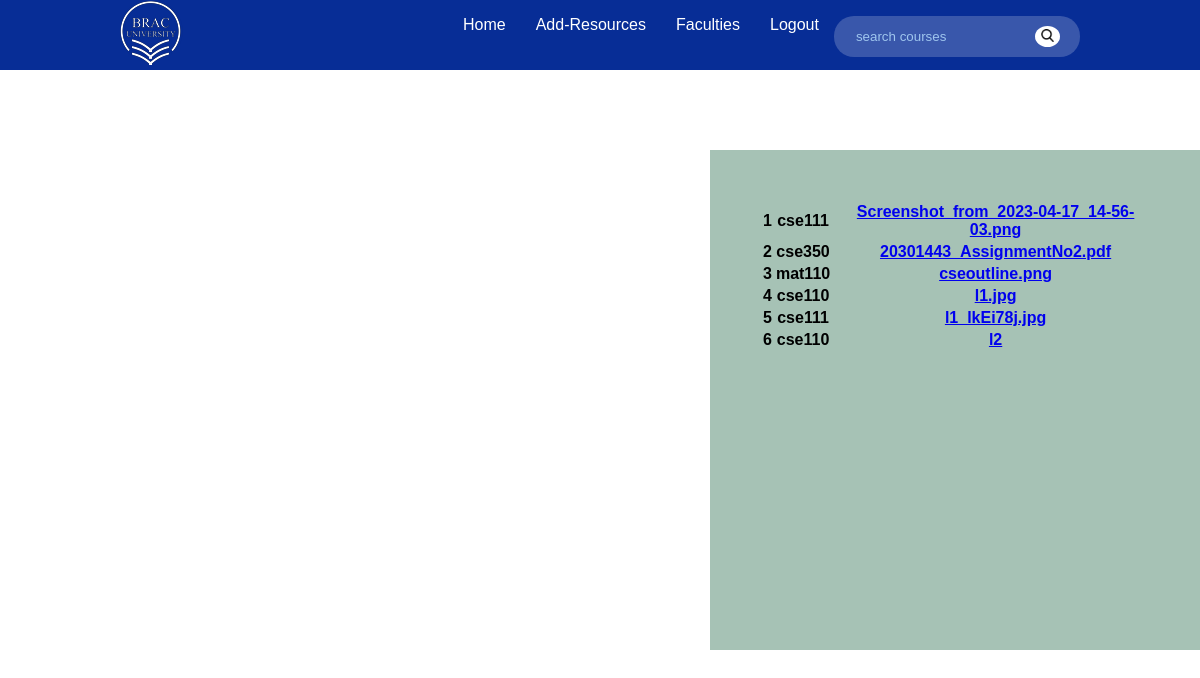
/view, run on the app's committed database.
### home/models.py (models this page shows, shortened)
class add_resources(models.Model):
    RESOURCE_CHOICES = [
        (1, 'Resource Type'),
        (2, 'Theory'),
        (3, 'Lab'),
    ]
    email=models.CharField( max_length=122)
    Department=models.CharField( max_length=12,default='None')
    type = models.IntegerField(choices=RESOURCE_CHOICES, default=1)
    Course=models.CharField(max_length=9,default='Not label')  #file name
    file= models.FileField(upload_to='',default='No file given')  #uploaded file
    texxt=models.CharField( max_length=200)

### home/views.py (the view)
# urls.py: path('view', views.show_file, name="view"),
def show_file(request):
    all_data = add_resources.objects.all()
    context = {
        'data':all_data
        }
    return render(request, 'view.html', context)

### templates/view.html (shortened to what this page needs)
{% extends 'base.html' %}
{% block body %}
<div class="view">
    <div class="row">
        <div class="col-12">
            <table class="table">
                <tbody>
                  {% for d in data %}
                  <tr>
                    <th>{{forloop.counter}}</th>
                    <th>{{d.Course}}</th>
                    <th><a  href="{{d.file.url}}">{{d.file}}</a></th>
                  </tr>
                  {% endfor %}
                </tbody>
              </table>
        </div>
    </div>
</div>
{% endblock body %}

### templates/base.html (shortened to what this page needs)
<!DOCTYPE html>
<html lang="en">
    <head>
        <link rel="stylesheet" href="/static/home.css">
    </head>
</html>
<body>
    <div class="header">
        <div class="wrapper">
            <div class="logo">
                <img src="/static/pic/logo.png" alt="logo">
            </div>
            <div class="nav">
                <ul>
                    <li><a href="/index">Home</a></li>
                    <li><a href="/Add_resources">Add-Resources</a></li>
                    <li><a href="/faculty">Faculties</a></li>
                    <li> <a href="{% url 'logout' %}">Logout</a></li>
                    <form action="/search" method="SEARCH" class="searchbar">
                        <input type="text" placeholder="search courses" name="query" id="query">
                        <button type="submit"> <img src="/static/pic/search.png" height="13px"></button>
                    </form>
                </ul>
            </div>
        </div>
    </div>
    {% block body %}
    {% endblock body %}
</body>

### static/home.css (style rules this page uses)
* { box-sizing: border-box; }
html, body { overflow-x: hidden; height: 100%; }
body { font-family: Arial, sans-serif; background: #fff; padding: 0; margin: 0; }
.header { background: #072d96; width:100% ; height: 70px; position: fixed; z-index: 10; }
.wrapper { width: 80%; margin:0 auto }
.logo { width:20%; float: left; }
.nav { width: 70%; float: right; margin-top: 0px; }
.nav ul { list-style: none; font-style: normal; }
.nav ul li { float: left; }
.nav ul li a { text-decoration: none; color: white; padding: 0 15px; font-size:16px }
.searchbar { background: rgba(255,255,255,0.2); display: flex; align-items: center; border-radius: 20px; padding: 10px 20px; }
.searchbar input { background: transparent; flex: 1; border: 0; outline: none; }
::placeholder { color: #fff; }
.searchbar button { border: 0; border-radius: 50%; background: white; cursor: pointer; height: 21px; width: 25px; }
.searchbar button img { background: transparent; }

### templates/view.html (style rules this page uses)
.view { position: absolute; top:50%; left: 80%; transform: translate(-50%,-50%); width: 500px; height: 500px; padding: 50px 50px; box-sizing:border-box; background:rgb(0,0,0,5); background: transparent; background-color:rgba(78, 134, 108, 0.5); }
.form-group input[type="email"], .form-group input[type="form-control"], { border: none; border-bottom: 1px solid #fff; background: transparent; outline: none; height: 20px; color: #fff; font-size: 20px; }
::placeholder { color:#9fc6ee; text-decoration:double; }

### data on the page
add_resources: Course "cse111", file "Screenshot_from_2023-04-17_14-56-03.png"
add_resources: Course "cse350", file "20301443_AssignmentNo2.pdf"
add_resources: Course "mat110", file "cseoutline.png"
add_resources: Course "cse110", file "l1.jpg"
add_resources: Course "cse111", file "l1_lkEi78j.jpg"
add_resources: Course "cse110", file "l2"
